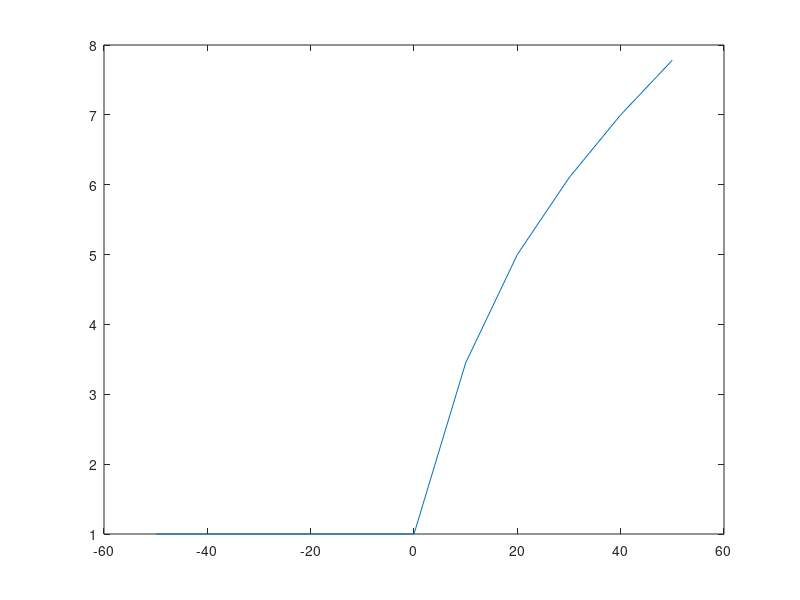

Source code (MATLAB):
%descricion:  para graficar funciones 
%author: Jafet martinez meza 
%fecha: 27/10/2021
%date: 202123653
r=-50: 10 :50;
ar = @ (r) (1() + (r-4).^(1/2));
%funcion a plotear 
y=(1 + (r-4).^(1/2));
plot (r, y);
